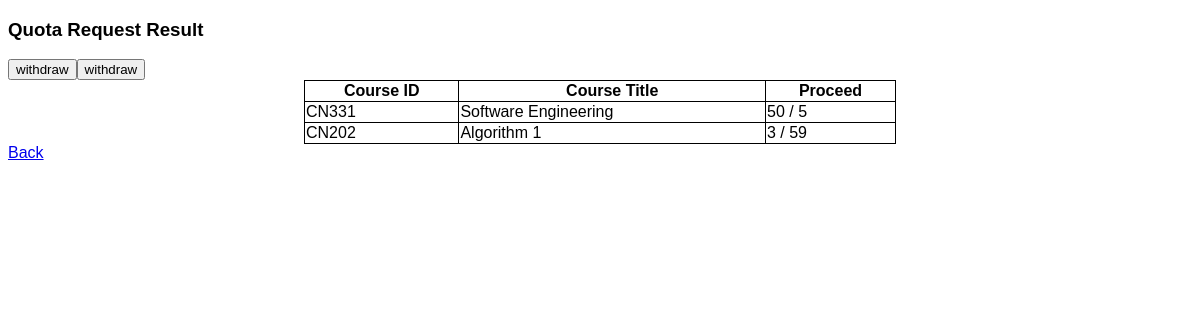
Page /students/quota/ (signed in) on the earlier database version.
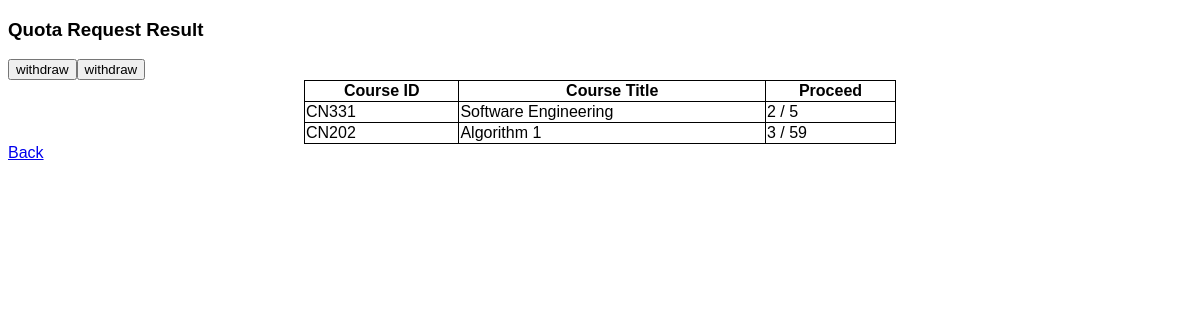
Same page on the later database version.
### courses/models.py (models this page shows, shortened)
class Course(models.Model):
    c_id = models.CharField(max_length=5, unique=True, default="CN000")
    title = models.CharField(max_length=64, null=True, blank=True)
    semmester = models.IntegerField(null=True, blank=True)
    year = models.IntegerField(null=True, blank=True)
    seat_count = models.IntegerField(default=0, null=True, blank=True)
    max_seat = models.IntegerField(null=True, blank=True)
    quota = models.BooleanField(default=True)
    attend = models.ManyToManyField(User, blank=True)

### students/views.py (the view)
# urls.py: path('quota/', views.quota, name='quota'),
def quota(request):
    course = Course.objects.all()
    User = get_user_model()
    users = User.objects.all()
    return render(request, "students/quota.html", {
        "course": course,
        "User" : users
    })

### students/templates/students/quota.html (shortened to what this page needs)
{% extends 'students/layout.html' %}
{% block body %}
<h3>Quota Request Result</h3>
<table style="width:50%" align="center">
    <tr>
      <th>Course ID</th>
      <th>Course Title</th>
      <th>Proceed</th>
    </tr>
    {% for class in course %}
    {% if request.user in class.attend.all %}
    <tr>
      <td>{{ class.c_id }}</td>
      <td>{{ class.title}}</td>
      <td>{{ class.seat_count }} / {{class.max_seat}}</td>
      <form action="{% url 'cancel' class.id %}" method="POST">
      <input type="submit" value="withdraw">
    </form>
    </tr>
    {% endif %}
    {% endfor %}
</table>
<a href="{% url 'index' %}">Back</a>
{% endblock %}

Differences in the rows shown:
changed Course "CN331": seat_count "50" → "2"
